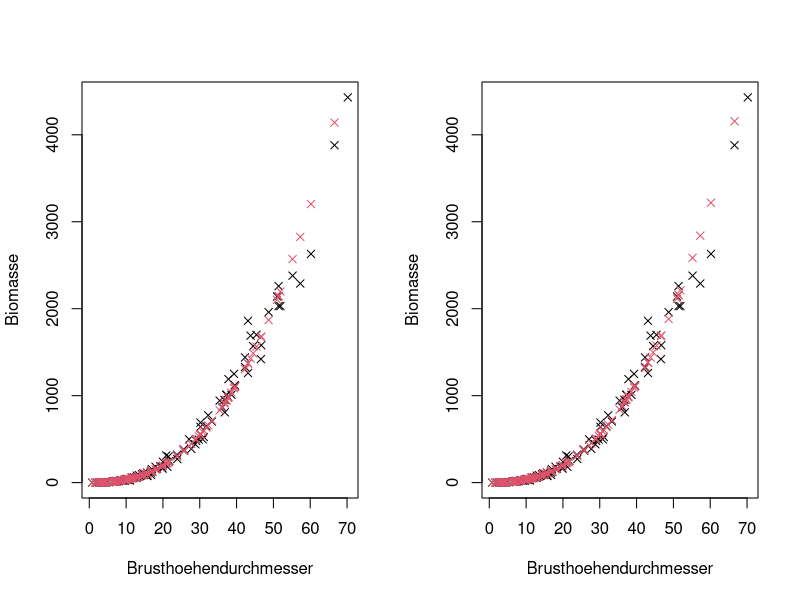
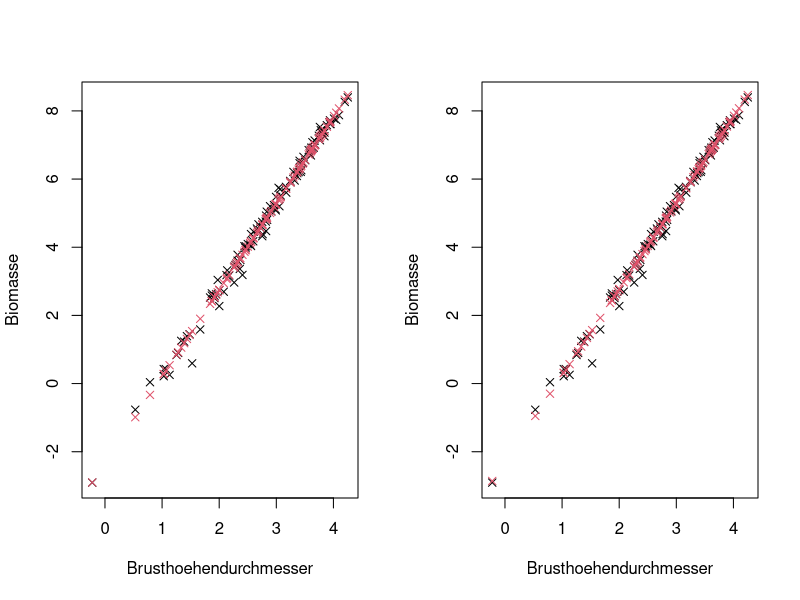
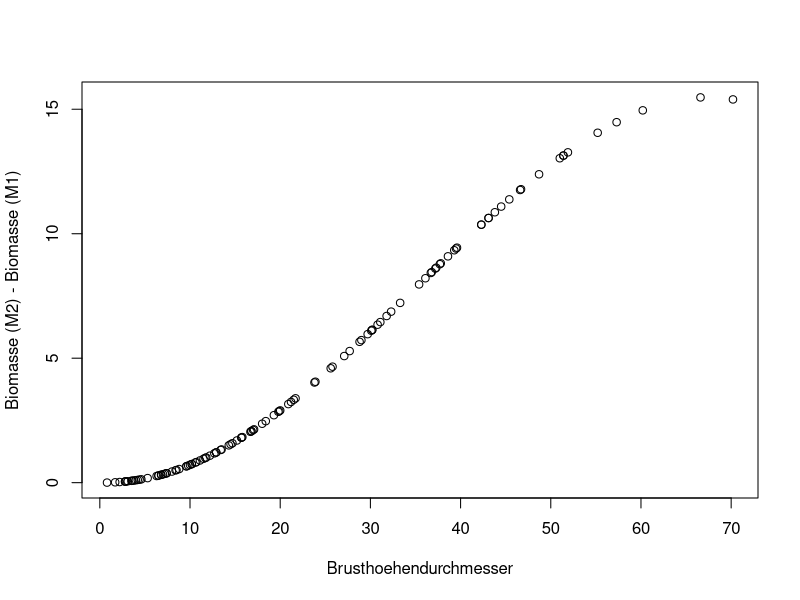
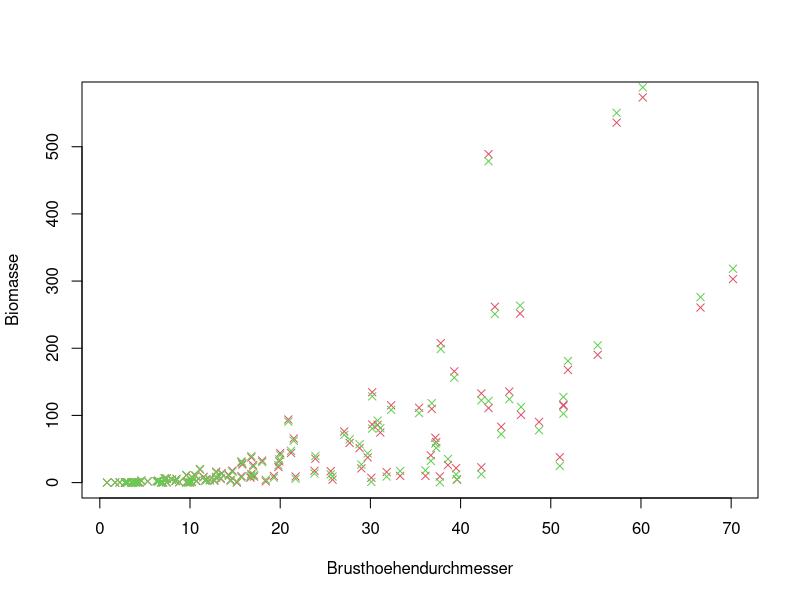
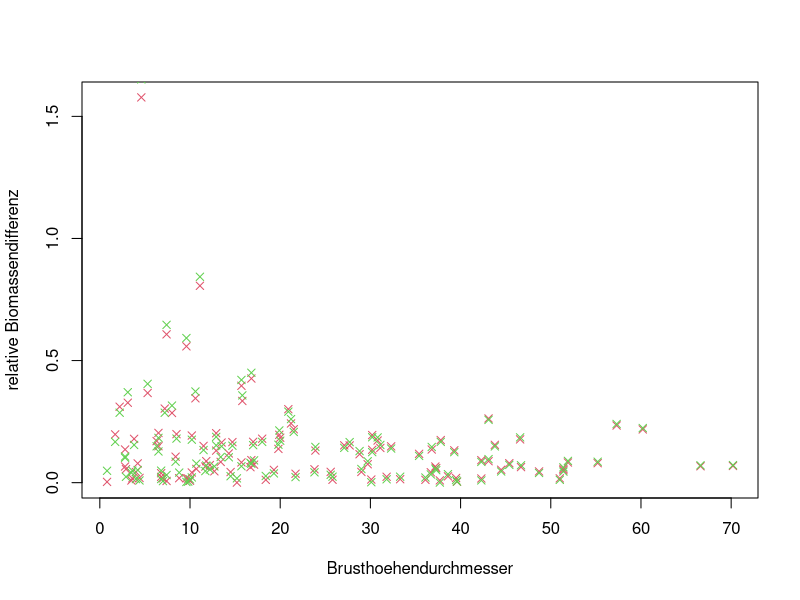

These charts were generated, in order, by the following R code: (Note: a time limit stopped this script after it produced the figures.)

##########################################################################
### Task 3.1: Vergleich der Genauigkeit der Schaetzwerte von (M1) und (M2)
##########################################################################

### Daten vorbereiten
buche.data <- read.csv("buche.csv")
joosten.data <- subset(buche.data, author == "Joosten")
joosten.data$logdbh <- log(joosten.data$dbh)
joosten.data$logbiom <- log(joosten.data$biom)

### Modelle erstellen
m1 <- lm(logbiom~1+logdbh, data = joosten.data)
coefficients(m1)
var.m1 <- sum((joosten.data$logbiom-predict(m1))^2) / (length(joosten.data$logbiom)-length(coefficients(m1)))
m2 <- glm(biom~1+logdbh, data=joosten.data, family="Gamma"(link='log'))
coefficients(m2)

### plot der originalen und durch die modelle m1 und m2 vorhergesagten werte auf normaler und log-skala
par(mfrow=c(1,2))
plot(joosten.data$dbh,joosten.data$biom,pch=4,col=1,xlab="Brusthoehendurchmesser",ylab="Biomasse")
points(joosten.data$dbh,exp(predict(m1)),pch=4,col=2)
plot(joosten.data$dbh,joosten.data$biom,pch=4,col=1,xlab="Brusthoehendurchmesser",ylab="Biomasse")
points(joosten.data$dbh,exp(predict(m2)),pch=4,col=2)
par(mfrow=c(1,2))
plot(joosten.data$logdbh,joosten.data$logbiom,pch=4,col=1,xlab="Brusthoehendurchmesser",ylab="Biomasse")
points(joosten.data$logdbh,predict(m1),pch=4,col=2)
plot(joosten.data$logdbh,joosten.data$logbiom,pch=4,col=1,xlab="Brusthoehendurchmesser",ylab="Biomasse")
points(joosten.data$logdbh,predict(m2),pch=4,col=2)

### Differenz der von (M1) und (M2) vorhergesagten Biomassen
par(mfrow=c(1,1))
plot(joosten.data$dbh,exp(predict(m2))-exp(predict(m1)),xlab="Brusthoehendurchmesser",ylab="Biomasse (M2) - Biomasse (M1)")

### Abweichungen von originalen und durch die modelle (M1) und (M2) vorhergesagten werte auf log-skala
diff1.log <- abs( joosten.data$logbiom - predict(m1) )
diff2.log <- abs( joosten.data$logbiom - predict(m2) )

### Abweichungen von originalen und durch die modelle (M1) und (M2) vorhergesagten werte auf urspruenglicher skala
beta1.m1 <- exp(coefficients(m1)["(Intercept)"])
beta2.m1 <- coefficients(m1)["logdbh"]
beta1.m2 <- exp(coefficients(m2)["(Intercept)"])
beta2.m2 <- coefficients(m2)["logdbh"]
diff1 <- abs( beta1.m1*joosten.data$dbh^beta2.m1 - joosten.data$biom )
diff2 <- abs( beta1.m2*joosten.data$dbh^beta2.m2 - joosten.data$biom )
par(mfrow=c(1,1))
plot(joosten.data$dbh,diff1,pch=4,col=2,xlab="Brusthoehendurchmesser",ylab="Biomasse")
points(joosten.data$dbh,diff2,pch=4,col=3)
### nicht so sinnvoll, da schmale staemme natuerlich eine geringere absolute abweichung als dicke haben. deshalb hier die relative abweichung:
diff1.rel <- diff1/joosten.data$biom
diff2.rel <- diff2/joosten.data$biom
par(mfrow=c(1,1))
plot(joosten.data$dbh,diff1.rel,pch=4,col=2,xlab="Brusthoehendurchmesser",ylab="relative Biomassendifferenz")
points(joosten.data$dbh,diff2.rel,pch=4,col=3)
### nach erstem eindruck ist keines der modelle viel besser. wir schauen uns mal noch die summen der relativen abweichungen an
sum(diff1.rel)
sum(diff2.rel)
### ...fast gar kein unterschied, (M1) minimal besser

### quadratische Abweichung des modells (M1) von den Messwerten
var.m1 <- sum(diff1^2)/(length(diff1)-1)
var.m2 <- sum(diff2^2)/(length(diff2)-1)
### quadratische Abweichung des modells (M2) von den Messwerten
sigma.m1 <- sqrt(var.m1)
sigma.m2 <- sqrt(var.m2)
### von diesem standpunkt her ist also (M1) das bessere modell, wobei die unterschiede sehr gering sind




#########################################################################
### Task 3.2: Eigenschaften des Schaetzers fuer beta2 in (M1) und (M2)
#########################################################################

### berechnung der schaetzermatrizen
summary(m2)
phi <- 0.02967372 # Dispersionsparameter
# Berechnung der Schaetzermatrizen
n <- seq(2,100,1)#c(25,50,75,100,150,200,300,400,500) # anzahlen der aus ursprungsdaten verwendeten werte
N <- 0
m <- 1000 # anzahl der pseudobeobachtungen
dbh.N <- sample(joosten.data$dbh,n[1],replace=TRUE) # initialisierung des vektors der verwendeten ursprungs-dbh-werte
beta2.m1.sim <- matrix(0,m,length(n)) # initialisierung der schaetzermatrix fuer (M1)
beta2.m2.sim <- matrix(0,m,length(n)) # initialisierung der schaetzermatrix fuer (M2)
for( j in 1:length(n) )
{
  N <- n[j]
  dbh.N <- c(dbh.N , sample(joosten.data$dbh,N-n[max(c(1,j-1))],replace=TRUE)) # vektor der verwendeten ursprungs-dbh-werte
  mu <- exp(beta1.m2)*dbh.N^beta2.m2 # erwartungswerte um die gammaverteilte pseudobeobachtungen gemacht werden achtung, hier kommen wegen verzerrung bei ruecktransformation des log groessere werte raus, als wir durch preedict(m2) bekommen hatten, obwohl das max der dbh werte hier das selbe wie bei predict(m2) ist!
  for( M in 1:m)
  {
    biom.N.M <- rgamma(length(mu),shape=1/phi,scale=phi*mu) # um mu gammaverteilte pseudobeobachtungen
    sim.N.M.data <- data.frame(biom.N.M,dbh.N,logbiom.N.M=log(biom.N.M),logdbh.N=log(dbh.N))
      #diff <- biom.N.M - mu # nur zum testen
      #plot(dbh.N,diff/biom.N.M) # nur zum testen
    m1.N.M <- lm(logbiom.N.M ~ 1+logdbh.N,data=sim.N.M.data) # ML-schaetzer fuer die simulierten werte nach (M1)
    m2.N.M <- glm(biom.N.M ~ 1+logdbh.N,data=sim.N.M.data,family="Gamma"(link='log')) # ML-schaetzer fuer die simulierten werte nach (M1)
      #par(mfrow=c(1,2)) # nur zum testen
      #plot(sim.N.M.data$logdbh.N,predict(m1.N.M)) # nur zum testen
      #plot(sim.N.M.data$logdbh.N,predict(m2.N.M)) # nur zum testen
    beta2.m1.sim[M,j] <- coefficients(m1.N.M)["logdbh.N"] # koeffizient beta2 nach (M1) in schaetzermatrix fuer (M1) schreiben
    beta2.m2.sim[M,j] <- coefficients(m2.N.M)["logdbh.N"] # koeffizient beta2 nach (M2) in schaetzermatrix fuer (M2) schreiben
  }
}

# untersuchung der genauigkeit der schaetzer fuer beta2 mit boxplots
k <- 5 # anzahl im boxplot auf abszisse dargestellter werte
x <- seq(2,max(n),max(n)/k) # anzahlen von dbh-werten, deren schaetzer fuer beta2 im boxplot verwendet werden sollen
data.m1 <- data.frame(beta2.m1.sim[,x]) # entsprechende daten fuer (M1) auswaehlen
colnames(data.m1) <- seq(1,max(n)-1,max(n)/k)
data.m2 <- data.frame(beta2.m2.sim[,x]) # entsprechende daten fuer (M2) auswaehlen
colnames(data.m2) <- seq(1,max(n)-1,max(n)/k)
# erstellung der boxplots
par(mfrow=c(1,2))
boxplot(data.m1,xlab="Anzahl verwendeter Messwerte",ylab="Schaetzer im Modell (M1)")
abline(a=beta2.m2,b=0,col=2)
boxplot(data.m2,xlab="Anzahl verwendeter Messwerte",ylab="Schaetzer im Modell (M2)")
abline(a=beta2.m2,b=0,col=2)

### untersuchung der erwartungstreue der schaetzer fuer beta2
mean.beta2.m1 <- numeric(0)
mean.beta2.m2 <- numeric(0)
for (i in 1:length(n))
{
  mean.beta2.m1 <- c(mean.beta2.m1,mean(beta2.m1.sim[1:m,i]))
  mean.beta2.m2 <- c(mean.beta2.m2,mean(beta2.m2.sim[1:m,i]))
}
par(mfrow=c(1,2))
plot(n,mean.beta2.m1,xlab="Anzahl verwendeter Messwerte",ylab="Schaetzer im Modell (M1)",ylim=c(2.524,2.537))
abline(a=beta2.m2,b=0,col=2)
plot(n,mean.beta2.m2,xlab="Anzahl verwendeter Messwerte",ylab="Schaetzer im Modell (M2)",ylim=c(2.524,2.537))
abline(a=beta2.m2,b=0,col=2)


###############################################################################################################
# ab hier versucht unterschied zwischen (M1) und (M2) sichtbar zu machen - das fuehrt zu nix aussagekraeftigem!
###############################################################################################################
diffe.1 <- abs(mean.beta2.m1[1:i] - beta2.m2)
diffe.2 <- abs(mean.beta2.m2[1:i] - beta2.m2)
diffe.1-diffe.2
sum(diffe.1[1:20])
par(mfrow=c(1,1))
plot(n,diffe.1)
points(n,diffe.2,col="2")
# berechnung der summe der absoluten differenzen der erwartungswerte zum echten wert fuer (M1) und (M2), 
# Betrachtung des Verhaeltnisses dieser Werte fuer verschiedene Messwertanzahlen
ratio <- numeric(0)
a <- numeric(0)
b <- numeric(0)
for (i in 1:length(n))
{
  diff.beta2.m1 <- sum(abs(mean.beta2.m1[1:i] - beta2.m2))
  diff.beta2.m2 <- sum(abs(mean.beta2.m2[1:i] - beta2.m2))
  a <- c(a,abs(mean.beta2.m1[i:i+5] - beta2.m2))
  b <- c(b,abs(mean.beta2.m2[i:i+5] - beta2.m2))
  ratio <- c(ratio,diff.beta2.m1 / diff.beta2.m2)
}
par(mfrow=c(1,1))
plot(n,ratio,xlab="Anzahl verwendeter Messwerte",ylab="Verhaeltnis summierter Differenzen von (M1) und (M2)")
